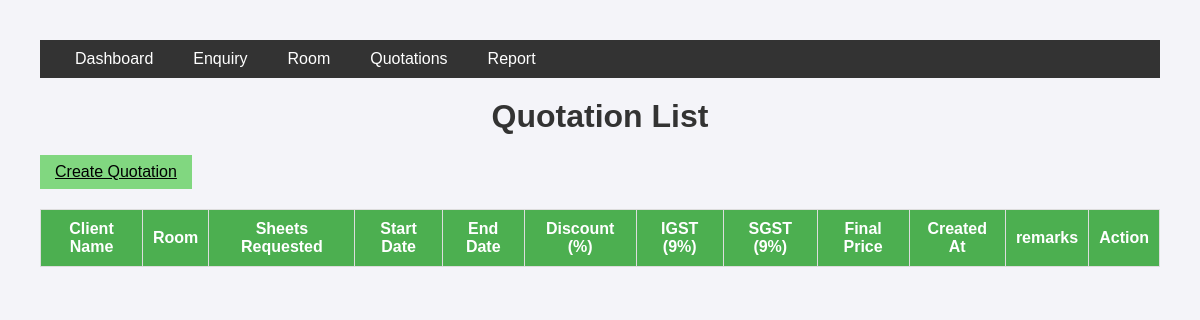
Page /quotation/ on the earlier database version.
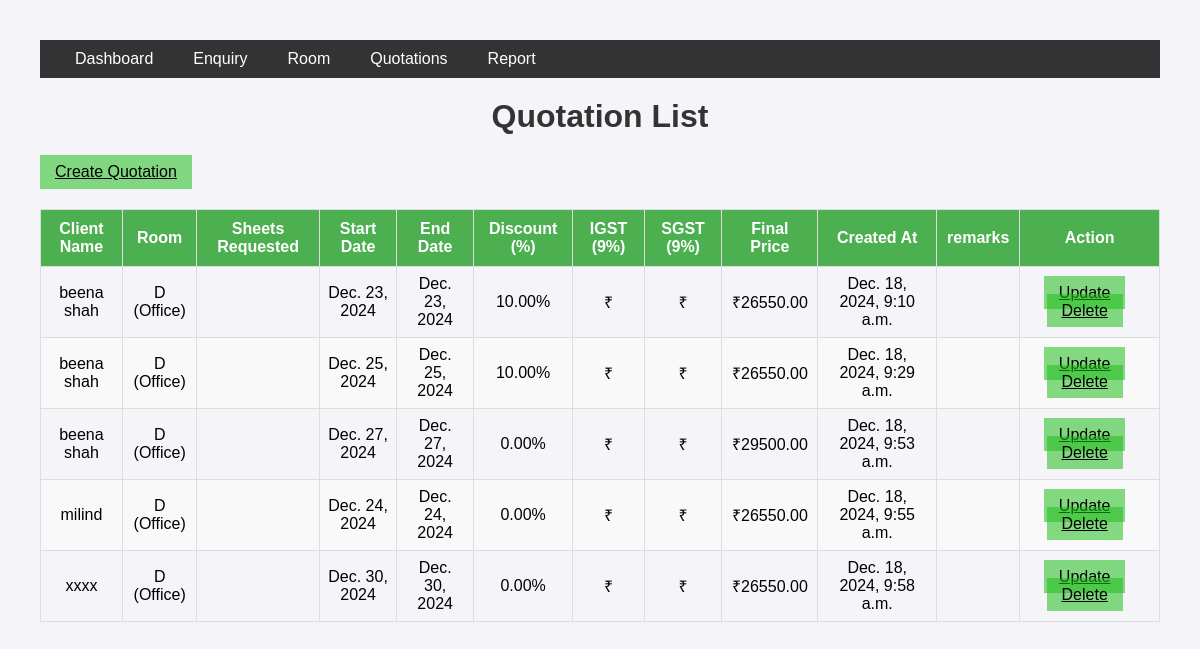
Same page on the later database version.
### employee/models.py (models this page shows, shortened)
class Quotation(models.Model):
    BOOKING_TYPES = [
        ('DAILY', 'Date Range'),
        ('MONTHLY', 'Monthly'),
        ('YEARLY', 'Yearly'),
    ]
    STATUS_CHOICES = [
        ('Pending', 'Pending'),
        ('Cancelled', 'Cancelled'),
        ('Convert', 'Convert'),
    ]
    room = models.ForeignKey(Room, on_delete=models.CASCADE)
    client_name = models.CharField(max_length=100)
    sheets_booked = models.PositiveIntegerField()
    start_date = models.DateField()
    end_date = models.DateField()
    booking_type = models.CharField(max_length=10, choices=BOOKING_TYPES, default='DAILY')
    status = models.CharField(max_length=10, choices=STATUS_CHOICES, default='Pending')
    discount = models.DecimalField(max_digits=5, decimal_places=2, default=0.0)
    final_price = models.DecimalField(max_digits=10, decimal_places=2, default=0.0)
    created_at = models.DateTimeField(auto_now_add=True)
    updated_at = models.DateTimeField(auto_now=True)

class Room(models.Model):
    ROOM_TYPES = [
        ('Meeting Room', 'Meeting Room'),
        ('Auditorium', 'Auditorium'),
        ('Office', 'Office'),
    ]
    name = models.CharField(max_length=50)
    room_type = models.CharField(max_length=20, choices=ROOM_TYPES)
    sheet_count = models.PositiveIntegerField()
    price_per_sheet = models.DecimalField(max_digits=10, decimal_places=2, null=True, blank=True)
    price = models.DecimalField(max_digits=10, decimal_places=2, null=True, blank=True)
    amenities = models.TextField(default="Tea, Coffee, Pantry, WiFi")

### employee/views.py (the view)
# urls.py: path('quotation/', views.quotation, name='quotation'),
def quotation(request):
    quotations = Quotation.objects.all()
    rooms = Room.objects.all()
    context = {
        'quotations': quotations,
        'rooms':rooms
    }
    return render(request, 'quotation.html',context)

### templates/quotation.html (shortened to what this page needs)
{% extends 'base.html' %}
{% block main %}
<h1>Quotation List</h1>
<div class="navbar-left">
    <a class="test"   data-bs-toggle="modal" data-bs-target="#AddholidaymasterModal" href="{% url 'employee:dashboard' %}">Create Quotation
    </a>
</div>
<table>
        <thead>
            <tr>
                <th>Client Name</th>
                <th>Room</th>
                <th>Sheets Requested</th>
                <th>Start Date</th>
                <th>End Date</th>
                <th>Discount (%)</th>
                <th>IGST (9%)</th>
                <th>SGST (9%)</th>
                <th>Final Price</th>
                <th>Created At</th>
                <th>remarks</th>
                <th>Action</th>
            </tr>
        </thead>
        <tbody>
            {% for i in quotations %}
            <tr>
                <td>{{ i.client_name }}</td>
                <td>{{ i.room.name }} ({{ i.room.room_type }})</td>
                <td>{{ i.sheets_requested }}</td>
                <td>{{ i.start_date }}</td>
                <td>{{ i.end_date }}</td>
                <td>{{ i.discount }}%</td>
                <td>₹{{ i.igst }}</td>
                <td>₹{{ i.sgst }}</td>
                <td>₹{{ i.final_price }}</td>
                <td>{{ i.created_at }}</td>
                <td>{{ i.remarks }}</td>
                <td>
                    <div class="d-flex justify-content-center">
                    <a href="{% url 'employee:update_quotation' i.id %}" class="test">Update</a>
                    <a href="{% url 'employee:delete_quotation' i.id %}" class="test delete-room">Delete</a>
                </div>
            </td>
            </tr>
            {% endfor %}
        </tbody>
    </table>
{% endblock main %}

Differences in the rows shown:
added Quotation: client_name "beena shah", room.name "D", room.room_type "Office", start_date "Dec. 23, 2024", end_date "Dec. 23, 2024", discount "10.00", final_price "26550.00", created_at "Dec. 18, 2024, 9:10 a.m."
added Quotation: client_name "beena shah", room.name "D", room.room_type "Office", start_date "Dec. 25, 2024", end_date "Dec. 25, 2024", discount "10.00", final_price "26550.00", created_at "Dec. 18, 2024, 9:29 a.m."
added Quotation: client_name "beena shah", room.name "D", room.room_type "Office", start_date "Dec. 27, 2024", end_date "Dec. 27, 2024", discount "0.00", final_price "29500.00", created_at "Dec. 18, 2024, 9:53 a.m."
added Quotation: client_name "milind", room.name "D", room.room_type "Office", start_date "Dec. 24, 2024", end_date "Dec. 24, 2024", discount "0.00", final_price "26550.00", created_at "Dec. 18, 2024, 9:55 a.m."
added Quotation: client_name "xxxx", room.name "D", room.room_type "Office", start_date "Dec. 30, 2024", end_date "Dec. 30, 2024", discount "0.00", final_price "26550.00", created_at "Dec. 18, 2024, 9:58 a.m."
